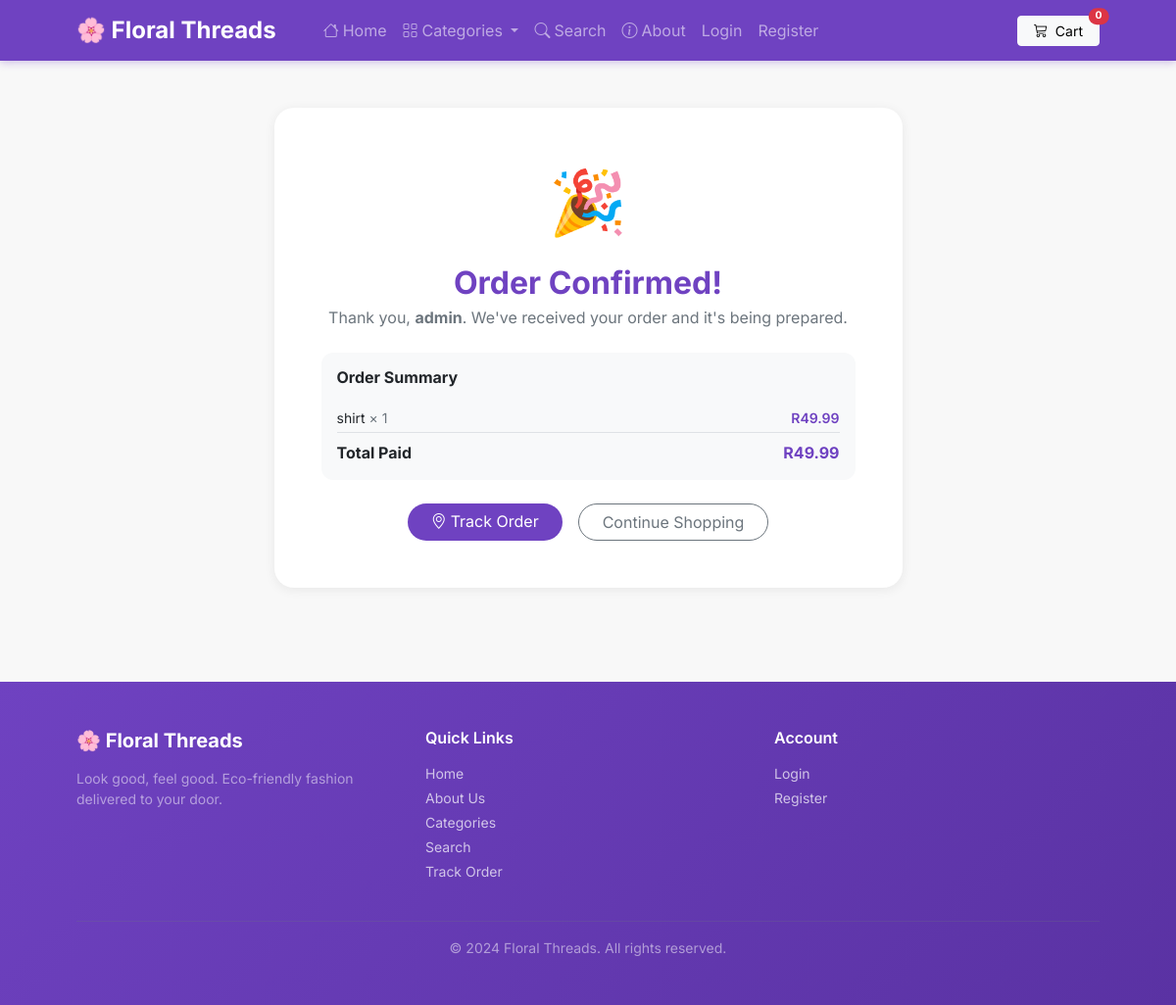
/payment/payment_success/1, run on the app's committed database.
### payment/models.py (models this page shows, shortened)
class Order(models.Model):
    STATUS_PENDING = 'pending'
    STATUS_PROCESSING = 'processing'
    STATUS_SHIPPED = 'shipped'
    STATUS_DELIVERED = 'delivered'
    STATUS_CHOICES = [
        (STATUS_PENDING, 'Pending'),
        (STATUS_PROCESSING, 'Processing'),
        (STATUS_SHIPPED, 'Shipped'),
        (STATUS_DELIVERED, 'Delivered'),
    ]
    user = models.ForeignKey(User, on_delete=models.CASCADE, null=True, blank=True)
    full_name = models.CharField(max_length=250)
    email = models.CharField(max_length=250)
    shipping_address = models.TextField(max_length=15000)
    amount_paid = models.DecimalField(max_digits=7, decimal_places=2)
    date_ordered = models.DateTimeField(auto_now_add=True)
    shipped = models.BooleanField(default=False)
    date_shipped = models.DateTimeField(blank=True, null=True)
    status = models.CharField(max_length=20, choices=STATUS_CHOICES, default=STATUS_PENDING)
    tracking_number = models.CharField(max_length=100, blank=True, null=True)
    stripe_payment_intent = models.CharField(max_length=255, blank=True, null=True)

class OrderItem(models.Model):
    order = models.ForeignKey(Order, on_delete=models.CASCADE, null=True)
    product = models.ForeignKey(Product, on_delete=models.CASCADE, null=True)
    user = models.ForeignKey(User, on_delete=models.CASCADE, null=True, blank=True)
    quantity = models.PositiveBigIntegerField(default=1)
    price = models.DecimalField(max_digits=7, decimal_places=2)

### myApp/models.py (models this page shows)
class Product(models.Model):
    name = models.CharField(max_length=100)  # Corrected max_Length to max_length
    price = models.DecimalField(default=0, decimal_places=2, max_digits=6)
    category = models.ForeignKey(Category, on_delete=models.CASCADE, default=1)
    description = models.CharField(max_length=250, default='', blank=True)
    image = models.ImageField(upload_to='uploads/product/')

### payment/views.py (the view)
# urls.py: path("payment_success/<int:pk>", views.payment_success, name="payment_success"),
def payment_success(request, pk):
    order = get_object_or_404(Order, pk=pk)
    items = OrderItem.objects.filter(order=order).select_related('product')
    return render(request, "payment/payment_success.html", {'order': order, 'items': items})

### addcart/addcart.py (called while the page is built)
    def total_quantity(self):
        return sum(self.cart.values())

### addcart/context_processors.py (called while the page is built)
def addcart(request):
    return {'addcart':Cart(request)}

### payment/templates/payment/payment_success.html (shortened to what this page needs)
{% extends 'myApp/base.html' %}
{% block content %}
<div class="container py-5">
    <div class="row justify-content-center">
        <div class="col-md-7">
            <div class="card border-0 shadow-sm p-5 text-center" style="border-radius:20px;">
                <div style="font-size:4rem;">🎉</div>
                <h2 class="fw-bold mt-3 mb-1" style="color:#6f42c1;">Order Confirmed!</h2>
                <p class="text-muted mb-4">Thank you, <strong>{{ order.full_name }}</strong>. We've received your order and it's being prepared.</p>
                <div class="card border-0 bg-light p-3 mb-4 text-start" style="border-radius:12px;">
                    <h6 class="fw-bold mb-3">Order Summary</h6>
                    {% for item in items %}
                    <div class="d-flex justify-content-between align-items-center py-1 border-bottom">
                        <span class="small">{{ item.product.name }} <span class="text-muted">× {{ item.quantity }}</span></span>
                        <span class="fw-semibold small" style="color:#6f42c1;">R{{ item.price }}</span>
                    </div>
                    {% endfor %}
                    <div class="d-flex justify-content-between mt-2 fw-bold">
                        <span>Total Paid</span>
                        <span style="color:#6f42c1;">R{{ order.amount_paid }}</span>
                    </div>
                </div>
                <div class="d-flex gap-3 justify-content-center flex-wrap">
                    <a href="{% url 'track_order' %}" class="btn btn-ft px-4" style="border-radius:50px;">
                        <i class="bi bi-geo-alt me-1"></i>Track Order
                    </a>
                    <a href="{% url 'home' %}" class="btn btn-outline-secondary px-4" style="border-radius:50px;">Continue Shopping</a>
                </div>
            </div>
        </div>
    </div>
</div>
{% endblock %}

### myApp/templates/myApp/base.html (style rules this page uses)
body { font-family: 'Inter', sans-serif; background: #f8f8f8; }
.btn-ft { background-color: #6f42c1; color: #fff; border: none; }
.card { border-radius: 12px; }
.card.border-0.shadow-sm { box-shadow: 0 2px 12px rgba(0,0,0,0.07) !important; }

### data on the page
Order: full_name "admin", amount_paid "49.99"
OrderItem: product.name "shirt", quantity "1", price "49.99"

### other printed values
{{ addcart.total_quantity }} "0"
